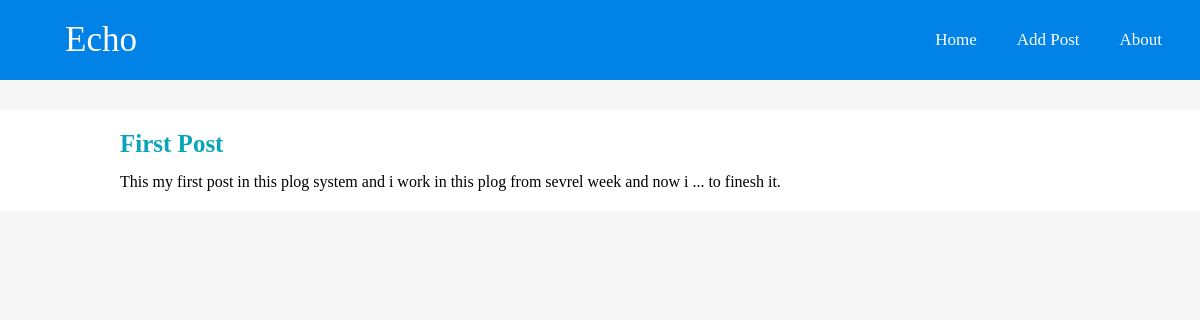
The page /post.php?id=1 on the database its author committed.
### tables this page shows
CREATE TABLE `post` (
  `id` int(11) NOT NULL,
  `title` varchar(200) NOT NULL,
  `post_` varchar(2000) NOT NULL
);

### classes/Config.php (called while the page is built)
<?php
class Config
{
    public static function get($path = null) {
        if ($path) {
            $config = $GLOBALS['config'];
            $path   = explode('/',$path);
            foreach($path as $bit) {
                if(isset($config[$bit])) {
                    $config = $config[$bit];
                }
            }
            return $config;
        }
    }
}

### classes/DB.php (called while the page is built, shortened)
<?php
class DB
{
    private static $instance = null;
    private $pdo,
            $query,
            $error = false,
            $results,
            $count = 0;
    private function __construct(){
        try{
            $this->pdo = new PDO ('mysql:host='.Config::get('mysql/host').';dbname='.Config::get('mysql/db'),Config::get('mysql/username'),Config::get('mysql/password'));
        } catch (PDOException $e) {
            die($e->getMessage());
        }
    }
    public static function getInstance() {
        if(!isset(self::$instance)) {
            self::$instance = new DB();
        }
        return self::$instance;
    }
    public function query($sql,$params = array()) {
        $this->error = false;
        if($this->query = $this->pdo->prepare($sql)){
            $x = 1;
            if(count($params)) {
                foreach($params as $param) {
                    $this->query->bindValue($x,$param);
                    $x++;
                }
            }
            if($this->query->execute()) {
                $this->results = $this->query->fetchAll(PDO::FETCH_OBJ);
            } else {
                $this->error = true;
            }
        }
        return $this;
    }
    public function action($action,$table,$where = array()) {
        if(count($where) === 3) {
            $operators = array('>','<','=','<=','>=');
            $feild    = $where[0];
            $operator = $where[1];
            $value    = $where[2];
            if(in_array($operator,$operators)) {
                $sql = "{$action} FROM {$table} WHERE {$feild} {$operator} ?";
                if(!$this->query($sql,array($value))->error()) {
                    return $this;
                }
            }
        }
        return false;
    }
    public function get($table,$where){
        return $this->action("SELECT *",$table,$where);
    }
    public function results(){
        return $this->results;
    }
    public function error(){
        return $this->error;
    }
}

### post.php (the view)
<?php include "init.php";
$id = $_GET['id'];
$posts = DB::getInstance()->get('post',['id','=',$id]);
foreach($posts->results() as $post){ ?>
    <div class="main">
        <div class="post">
            <h5><?php echo $post->title; ?></h5>
            <p><?php echo $post->post_?></p>
        </div>
    </div>
<?php
}
?>
</body>
</html>

### css/main.css (style rules this page uses)
* { padding: 0; margin: 0; text-decoration: none; list-style: none; box-sizing: border-box; }
body { font-family: montserrat; background-color: #f6f6f6; }
.main { margin-top: 30px; background-color: #fff; }
.main .post { width: 80%; padding:20px; padding-left: 10%; }
.main .post h5 { font-size: 25px; color: #09a6bb; margin-bottom: 15px; }

### rows shown on the page
post: title "First Post", post_ "This my first post in this plog system and i work in this plog from sevrel week and now i ... to finesh it."
